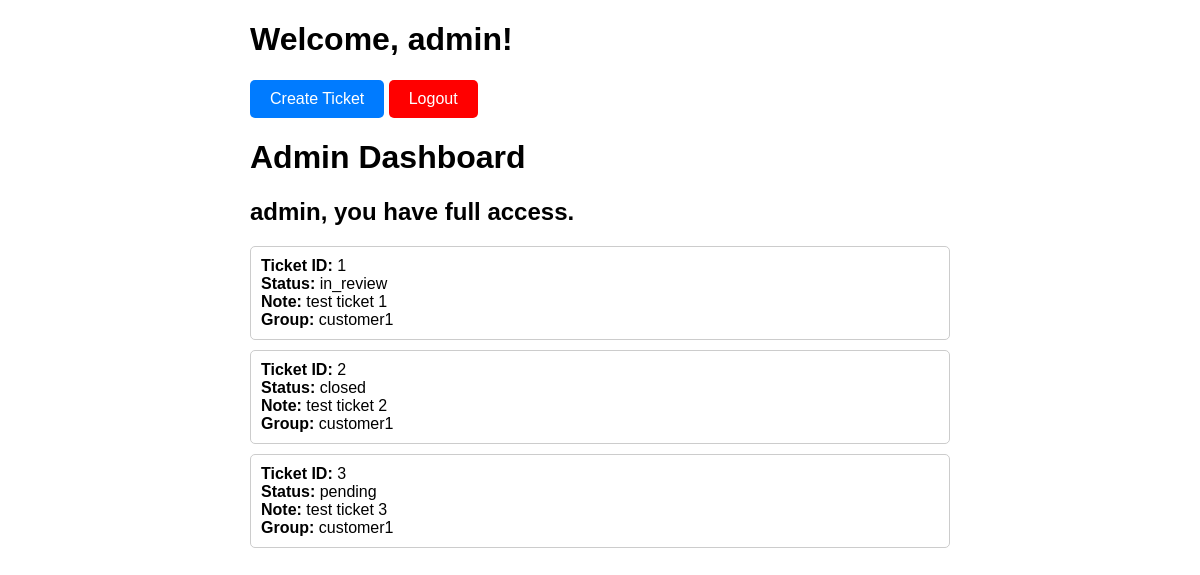
The app's page /dashboard (signed in) with its own data.
### app/models.py (models this page shows, shortened)
class User(UserMixin, db.Model):
    __tablename__ = 'users'
    id = db.Column(db.Integer, primary_key=True)
    username = db.Column(db.String(120), unique=True, nullable=True)
    password = db.Column(db.String(120), nullable=True)
    role = db.Column(db.Enum('admin', 'manager', 'analyst'), nullable=False)
    group = db.Column(db.Enum('customer1', 'customer2', 'customer3', 'all'), nullable=False, default='customer1')

class Ticket(db.Model):
    __tablename__ = 'tickets'
    id = db.Column(db.Integer, primary_key=True, name='id')
    status = db.Column(db.Enum('pending', 'in_review', 'closed'), nullable=False)
    note = db.Column(db.Text, nullable=True, name='note')
    group = db.Column(db.Enum('customer1', 'customer2', 'customer3'), nullable=False)

### app/views.py (the view)
class DashboardView(MethodView):
    decorators = [login_required]
    def get(self):
        if current_user.role == 'admin':
            tickets = Ticket.query.all()
        elif current_user.role == 'manager' or current_user.role == 'analyst':
            tickets = Ticket.query.filter_by(group=current_user.group)
        return render_template('dashboard.html',
                               tickets=tickets,
                               user=current_user,
                               admin_temp='admin_dashboard.html',
                               manager_temp='manager_dashboard.html',
                               analyst_temp='analyst_dashboard.html',
                               ticket_dashboard='ticket_dashboard.html')

### app/__init__.py (called while the page is built)
@login_manager.user_loader
def load_user(user_id):
    return User.query.get(int(user_id))

### app/templates/dashboard.html (shortened to what this page needs)
<!DOCTYPE html>
<html lang="en">
<head>
</head>
<body>
    <div class='container' style='width: 700px'>
        <h1>Welcome, {{ user.username }}!</h1>
        <a href="{{ url_for('main.create-ticket')}}" class="btn">Create Ticket</a>
        <a href="{{ url_for('main.logout') }}" class="btn", style='background-color: red'>Logout</a>
        <ul>
            {% if user.role == 'admin' %}
                {% include admin_temp %}
            {% elif user.role == 'manager' %}
                {% include manager_temp %}
            {% elif user.role == 'analyst' %}
                {% include analyst_temp %}
            {% endif %}
        </ul>
    </div>
</body>
</html>

### app/templates/admin_dashboard.html
{% block content %}
<div>
    <h1>Admin Dashboard</h1>
    <h2>{{ user.username }}, you have full access.</h2>
    {% include ticket_dashboard %}
</div>
{% endblock %}

### app/templates/ticket_dashboard.html
<div class='width: 100px'>
{% for ticket in tickets %}
        <a href={{ url_for('main.ticket_details', ticket_id=ticket.id) }} style='color: inherit; text-decoration: none;'>
            <li>
                <strong>Ticket ID:</strong> {{ ticket.id }}<br>
                <strong>Status:</strong> {{ ticket.status }}<br>
                <strong>Note:</strong> {{ ticket.note }}<br>
                <strong>Group:</strong> {{ ticket.group }}<br>
            </li>
        </a>
{% endfor %}
</div>

### app/templates/dashboard.html (style rules this page uses)
body { font-family: Arial, sans-serif; margin: 0; padding: 0; }
.container { width: 80%; margin: 20px auto; }
ul { list-style-type: none; padding: 0; }
li { border: 1px solid #ccc; border-radius: 5px; padding: 10px; margin-bottom: 10px; }
strong { font-weight: bold; }
.btn { display: inline-block; background-color: #007bff; color: white; padding: 10px 20px; text-align: center; text-decoration: none; border-radius: 5px; transition: background-color 0.3s; }

### records on screen
User: username "admin"
Ticket: id "1", status "in_review", note "test ticket 1", group "customer1"
Ticket: id "2", status "closed", note "test ticket 2", group "customer1"
Ticket: id "3", status "pending", note "test ticket 3", group "customer1"
